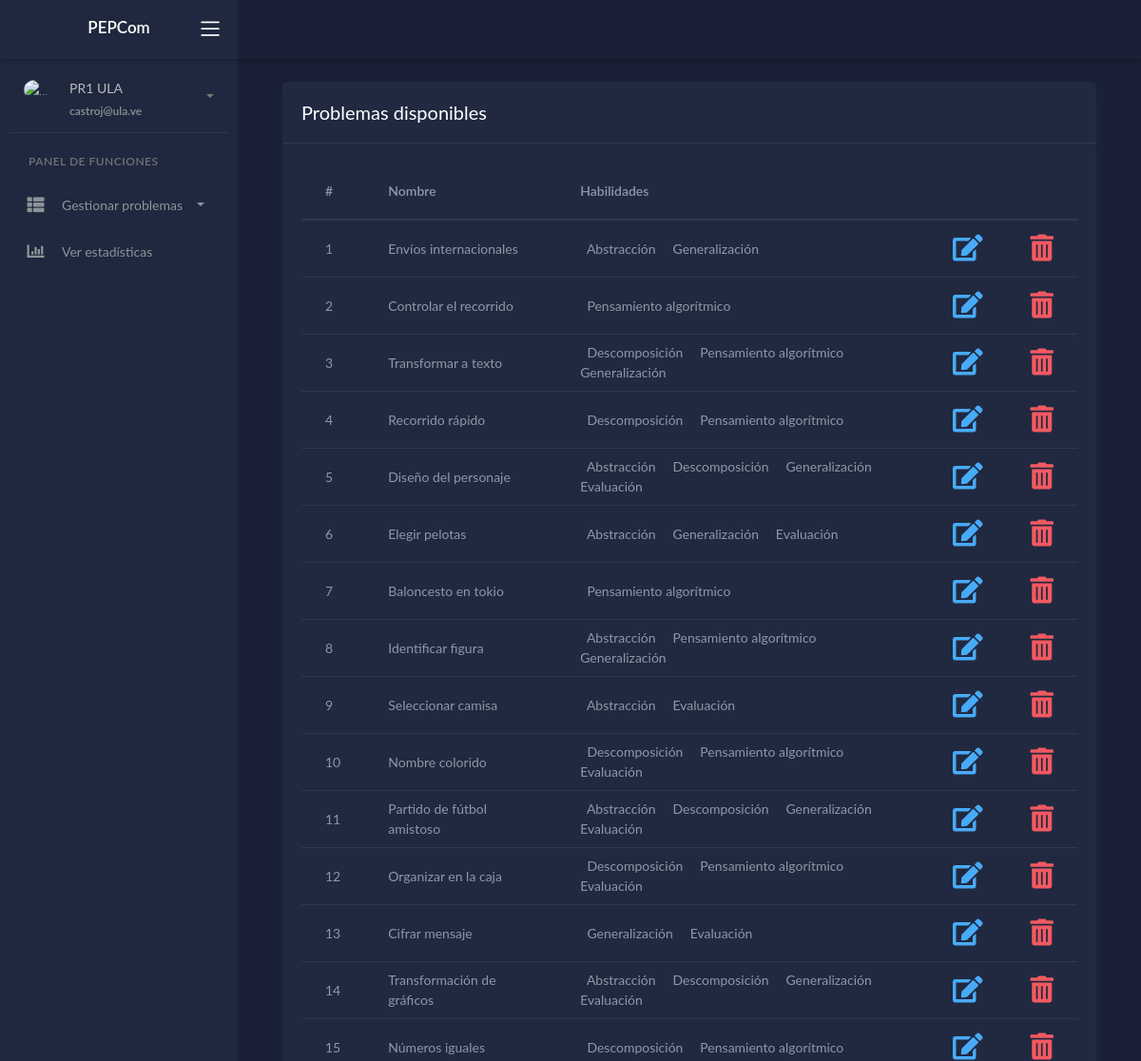
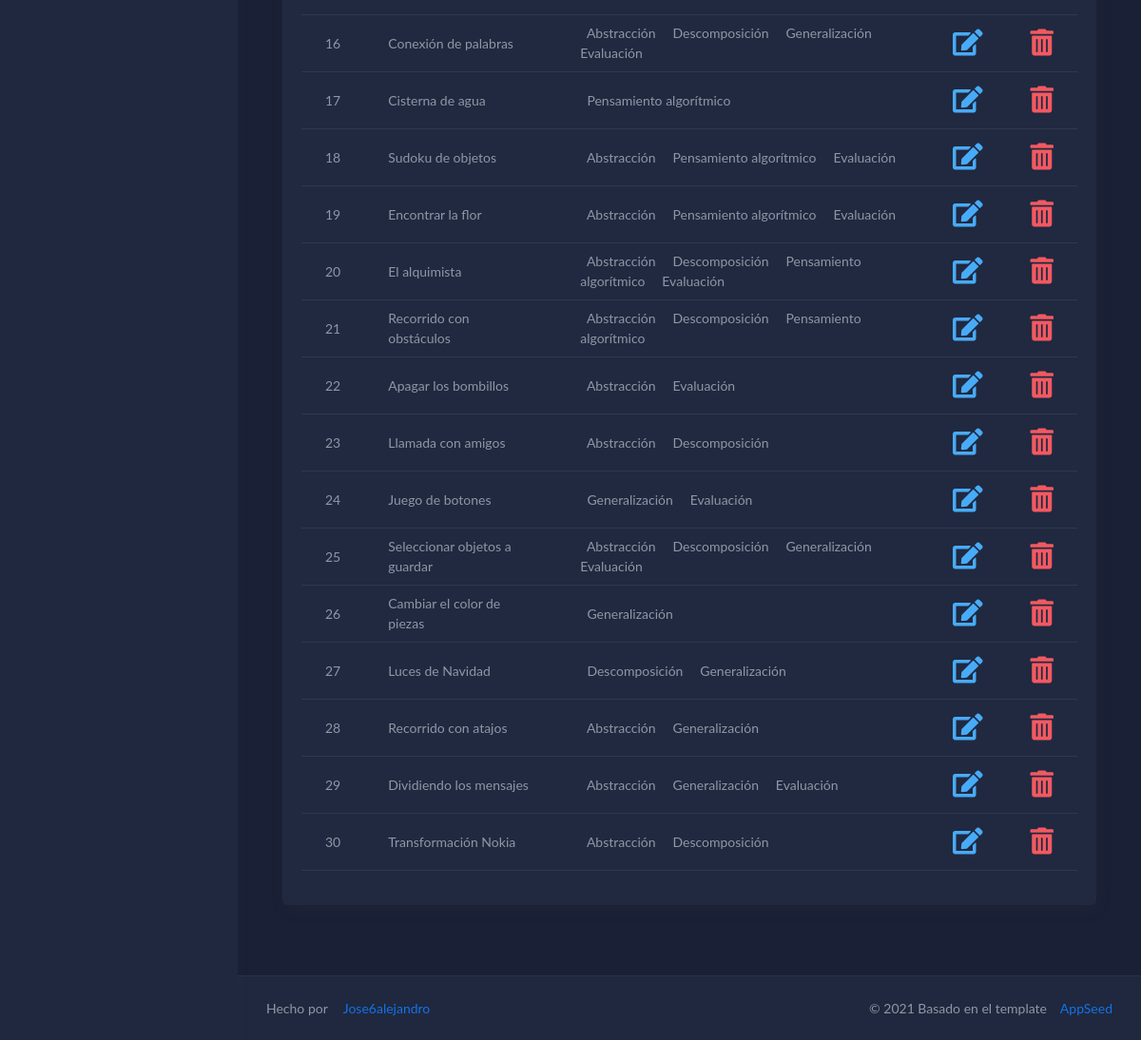
Screenshot of /home/read/ (signed in) with the database file from the repository (2 pictures, top to bottom).
### crud_problems_app/models.py (models this page shows, shortened)
class User_Create_Problem(models.Model):
   user = models.ForeignKey(User, on_delete=models.CASCADE, blank=True)
   name = models.CharField(max_length=60)
   question = models.CharField(max_length=200)
   correct_option = models.CharField(max_length=70)
   distractor1 = models.CharField(max_length=70)
   distractor2 = models.CharField(max_length=70)
   distractor3 = models.CharField(max_length=70)
   explanation = models.CharField(max_length=250)
   image = models.ImageField(upload_to=user_directory_path, null = True)
   abstraction = models.BooleanField(blank=True)
   decomposition = models.BooleanField(blank=True)
   algorithms = models.BooleanField(blank=True)
   generalization = models.BooleanField(blank=True)
   evaluation = models.BooleanField(blank=True)

### crud_problems_app/views.py (the view)
# urls.py: path('home/read/',views.read_problems, name="read"),
@login_required()
@user_passes_test(views.check_not, login_url= '/home/')
def read_problems(request):
   info_problems = User_Create_Problem.objects.filter(user_id=request.user.id)
   return render(request, 'read.html', {"info": info_problems})

### register_app/views.py (called while the page is built)
def check_not(user):
    return not user.user_profile_set.get().user_role

### templates/read.html (shortened to what this page needs)
{% extends "layouts/base.html" %}
{% block content %}
	<div class="wrapper">
		{% include 'includes/navigation.html' %}
        {% include 'includes/sidebar.html' %}
		<div class="main-panel">
			<div class="content">
				<div class="page-inner">
				<div class="page-header">
						<div class="col-md-12">
							<div class="card">
								<div class="card-header">
									<div class="card-title">Problemas disponibles</div>
								</div>
										<div class="card-body table-responsive">
											<table class="table table-hover">
												<thead>
													<tr>
														<th scope="col">#</th>
														<th scope="col">Nombre</th>
														<th scope="col">Habilidades</th>
														<th scope="col"> </th>
														<th scope="col"> </th>
													</tr>
												</thead>
												<tbody>
													{% for c in info %}
														<tr>
															<td>
																{{forloop.counter}}
															</td>
															<td>
																{{c.name}}
															</td>
															<td>
																{% if c.abstraction %}
																	&nbsp; Abstracción &nbsp;
																{% endif %}
																{% if c.decomposition %}
																	&nbsp; Descomposición &nbsp;
																{% endif %}
																{% if c.algorithms %}
																	&nbsp; Pensamiento algorítmico &nbsp;
																{% endif %}
																{% if c.generalization %}
																	&nbsp; Generalización &nbsp;
																{% endif %}
																{% if c.evaluation %}
																	&nbsp; Evaluación &nbsp;
																{% endif %}
															</td>
															<td>
																<a  class="text-info" title="Editar" href="{% url 'update' c.id %}">
																	<i class="fas fa-edit fa-2x"></i>
																</a>
															</td>
															<td>
																<a class="text-danger" title="Eliminar" href="#" onclick="delete_problem({{c.id}})">
																	<i class="fas fa-trash-alt fa-2x"></i>
																</a>
															</td>
														</tr>
													{% endfor %}
												</tbody>
											</table>
										</div>
							</div>
						</div>
				</div>
				</div>
			{% include 'includes/footer.html' %}
			</div>
		</div>
	</div>
{% endblock content %}

### templates/layouts/base.html (shortened to what this page needs)
<!DOCTYPE html>
<html lang="es">
<head>
	<link href="//cdn.jsdelivr.net/npm/@sweetalert2/theme-borderless/borderless.css" rel="stylesheet">
	<link rel="stylesheet" href="/static/assets/css/bootstrap.min.css">
	<link rel="stylesheet" href="/static/assets/css/atlantis.min.css">
	<link rel="stylesheet" href="/static/assets/css/demo.css">
</head>
<body data-background-color="dark">
		<div>
			{% block content %}{% endblock content %}
		</div>
</body>
</html>

### templates/includes/navigation.html (shortened to what this page needs)
		<div class="main-header">
			<div class="logo-header col-sm-12 d-flex justify-content-center" data-background-color="dark2">
				<a class="logo text-white display-5">
		      		<strong>PEPCom</strong>
				</a>
				<div class="nav-toggle">
					<button class="btn btn-toggle toggle-sidebar">
						<i class="icon-menu"></i>
					</button>
				</div>
			</div>
			<nav class="navbar navbar-header navbar-expand-lg" data-background-color="dark">
				<div class="col-sm-12 d-flex justify-content-center">
				</div>
			</nav>
        </div>

### templates/includes/sidebar.html (shortened to what this page needs)
		<div class="sidebar sidebar-style-2" data-background-color="dark2">
			<div class="sidebar-wrapper scrollbar scrollbar-inner">
				<div class="sidebar-content">
					<div class="user">
						<div class="avatar-sm float-left mr-2">
							<img src="/static/assets/img/icon2.png" alt="..." class="avatar-img rounded-circle">
						</div>
						<div class="info">
							<a data-toggle="collapse" href="#collapseExample" aria-expanded="true">
								<span>
									{{ request.user.first_name }}
									{{ request.user.last_name }}
									<span class="user-level">
										{{ request.user.email }}
									</span>
									<span class="caret"></span>
								</span>
							</a>
						</div>
					</div>
				{% if not user.user_profile_set.first.user_role%}
					<ul class="nav nav-primary">
						<li class="nav-section">
							<h4 class="text-section">Panel de funciones </h4>
						</li>
						<li class="nav-item {% if 'ui-' in segment %} active {% endif %}">
							<a data-toggle="collapse" href="#base">
								<i class="fas fa-th-list"></i>
								<p>Gestionar problemas</p>
								<span class="caret"></span>
							</a>
						</li>
						<li class="nav-item ">
							<a href="{% url 'statistics' %}">
								<i class="fas fa-chart-bar"></i>
								<p>Ver estadísticas</p>
							</a>
						</li>
					</ul>
				{% endif %}
				</div>
			</div>
		</div>

### templates/includes/footer.html
			<footer class="footer">
				<div class="container-fluid">
					Hecho por
					<nav class="pull-left">
						<ul class="nav">
							<div class="nav-item">
								<a class="nav-link"
                                   href="https://twitter.com/jose6alejandro">Jose6alejandro
								</a>
							</div>
						</ul>
					</nav>
					<div class="copyright ml-auto">
                        &copy;
                        2021 Basado en el template <a target="_blank" href="https://appseed.us"> &nbsp; &nbsp;AppSeed</a>
					</div>
				</div>
            </footer>

### rows the page displays
User_Create_Problem: name "Envíos internacionales", abstraction "Abstracción", generalization "Generalización"
User_Create_Problem: name "Controlar el recorrido", algorithms "Pensamiento algorítmico"
User_Create_Problem: name "Transformar a texto", decomposition "Descomposición", algorithms "Pensamiento algorítmico"
User_Create_Problem: name "Recorrido rápido", decomposition "Descomposición", algorithms "Pensamiento algorítmico"
User_Create_Problem: name "Diseño del personaje", abstraction "Abstracción", decomposition "Descomposición", generalization "Generalización"
User_Create_Problem: name "Elegir pelotas", abstraction "Abstracción", generalization "Generalización", evaluation "Evaluación"
User_Create_Problem: name "Baloncesto en tokio", algorithms "Pensamiento algorítmico"
User_Create_Problem: name "Identificar figura", abstraction "Abstracción", algorithms "Pensamiento algorítmico"
User_Create_Problem: name "Seleccionar camisa", abstraction "Abstracción", evaluation "Evaluación"
User_Create_Problem: name "Nombre colorido", decomposition "Descomposición", algorithms "Pensamiento algorítmico"
User_Create_Problem: name "Partido de fútbol amistoso", abstraction "Abstracción", decomposition "Descomposición", generalization "Generalización"
User_Create_Problem: name "Organizar en la caja", decomposition "Descomposición", algorithms "Pensamiento algorítmico"
User_Create_Problem: name "Cifrar mensaje", generalization "Generalización", evaluation "Evaluación"
User_Create_Problem: name "Transformación de gráficos", abstraction "Abstracción", decomposition "Descomposición", generalization "Generalización"
User_Create_Problem: name "Números iguales", decomposition "Descomposición", algorithms "Pensamiento algorítmico"
User_Create_Problem: name "Conexión de palabras", abstraction "Abstracción", decomposition "Descomposición", generalization "Generalización"
User_Create_Problem: name "Cisterna de agua", algorithms "Pensamiento algorítmico"
User_Create_Problem: name "Sudoku de objetos", abstraction "Abstracción", algorithms "Pensamiento algorítmico", evaluation "Evaluación"
User_Create_Problem: name "Encontrar la flor", abstraction "Abstracción", algorithms "Pensamiento algorítmico", evaluation "Evaluación"
User_Create_Problem: name "El alquimista", abstraction "Abstracción", decomposition "Descomposición", algorithms "Pensamiento algorítmico", evaluation "Evaluación"
User_Create_Problem: name "Recorrido con obstáculos", abstraction "Abstracción", decomposition "Descomposición", algorithms "Pensamiento algorítmico"
User_Create_Problem: name "Apagar los bombillos", abstraction "Abstracción", evaluation "Evaluación"
User_Create_Problem: name "Llamada con amigos", abstraction "Abstracción", decomposition "Descomposición"
User_Create_Problem: name "Juego de botones", generalization "Generalización", evaluation "Evaluación"
User_Create_Problem: name "Seleccionar objetos a guardar", abstraction "Abstracción", decomposition "Descomposición", generalization "Generalización"
User_Create_Problem: name "Cambiar el color de piezas", generalization "Generalización"
User_Create_Problem: name "Luces de Navidad", decomposition "Descomposición", generalization "Generalización"
User_Create_Problem: name "Recorrido con atajos", abstraction "Abstracción", generalization "Generalización"
User_Create_Problem: name "Dividiendo los mensajes", abstraction "Abstracción", generalization "Generalización", evaluation "Evaluación"
User_Create_Problem: name "Transformación Nokia", abstraction "Abstracción", decomposition "Descomposición"

### other values shown
{{ request.user.first_name }} "PR1"
{{ request.user.last_name }} "ULA"
{{ request.user.email }} "castroj@ula.ve"
